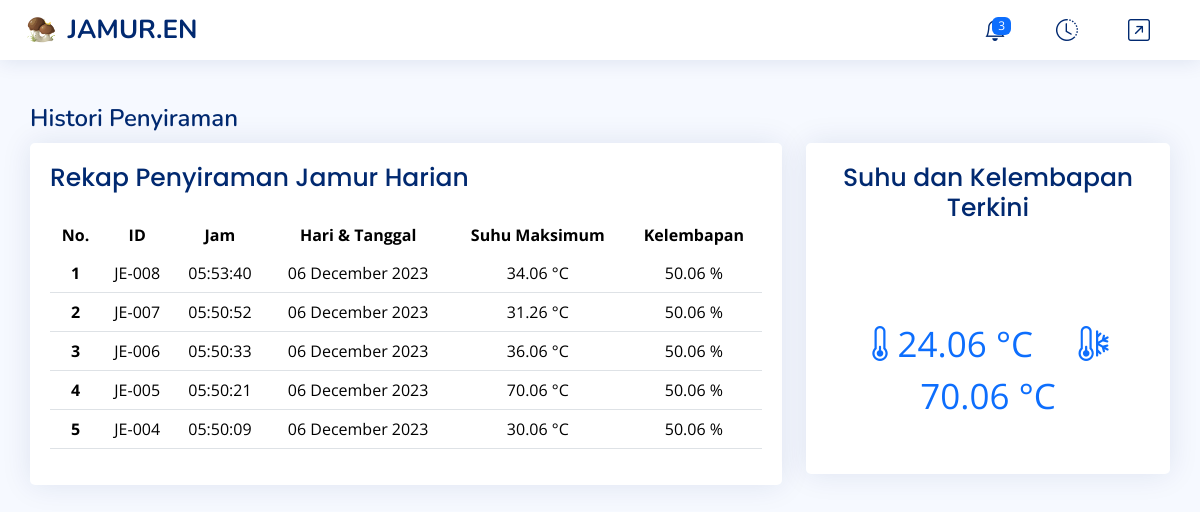
Screenshot of /dashboard.php (signed in) with the database file from the repository.
### tables this page shows
CREATE TABLE `riwayat` (
  `jamur_id` int(8) NOT NULL,
  `jamur_tanggal` timestamp NOT NULL DEFAULT current_timestamp(),
  `jamursuhu_max` varchar(5) NOT NULL,
  `kelembapan` varchar(5) NOT NULL
);

CREATE TABLE `realtime_data` (
  `suhu_id` int(7) NOT NULL,
  `waktu` timestamp NOT NULL DEFAULT current_timestamp(),
  `suhu` varchar(5) NOT NULL,
  `kelembapan` varchar(5) NOT NULL
);

### dashboard.php (the view, shortened to what this page needs)
<?php
include('config.php');
?>
<!DOCTYPE html>
<html lang="en">
<head>
  <link href="assets/vendor/bootstrap/css/bootstrap.min.css" rel="stylesheet">
  <link href="assets/vendor/bootstrap-icons/bootstrap-icons.css" rel="stylesheet">
  <link href="assets/vendor/boxicons/css/boxicons.min.css" rel="stylesheet">
  <link href="assets/vendor/quill/quill.snow.css" rel="stylesheet">
  <link href="assets/vendor/quill/quill.bubble.css" rel="stylesheet">
  <link href="assets/vendor/remixicon/remixicon.css" rel="stylesheet">
  <link href="assets/vendor/simple-datatables/style.css" rel="stylesheet">
  <link href="css/style.css" rel="stylesheet">
<body>
</head>
<body>
 <header id="header" class="header fixed-top d-flex align-items-center">
<div class="d-flex align-items-center justify-content-between">
  <a href="dashboard.php" class="logo d-flex align-items-center">
    <img src="assets/img/logo.png" alt="">
    <span>JAMUR.EN</span>
  </a>
</div>
<nav class="header-nav ms-auto">
  <ul class="d-flex align-items-center">
    <li class="nav-item dropdown">
      <a class="nav-link nav-icon" href="#" data-bs-toggle="dropdown">
        <span class="badge bg-primary badge-number">3</span>
          </a>
            <?php
                  $cek1 = mysqli_query($conn,"SELECT * FROM realtime_data ORDER BY waktu AND suhu DESC LIMIT 1");
                  while ($tampil = mysqli_fetch_assoc($cek1)){
                    $kelembapan = $tampil['kelembapan'];
                  ?>
            <?php } ?>
    </li>
    <li class="nav-item">
      <a class="nav-link nav-icon" href="dashboard.php">
        <i class="bi bi-clock-history"></i>
      </a>
    </li>
    <li class="nav-item">
      <a class="nav-link nav-icon" id="logout" href="logout.php" >
      <i class="bi bi-arrow-up-right-square"></i>
      </a>
    </li>
</nav>
</header>
  <main id="main" class="main">
    <div class="pagetitle">
      <h1>Histori Penyiraman</h1>
    </div>
    <section class="section dashboard">
      <div class="row">
        <div class="col-lg-8">
          <div class="row">
            <div class="col-12">
              <div class="card recent-sales overflow-auto">
                <div class="card-body">
                  <h6 class="card-title">Rekap Penyiraman Jamur Harian</h6>
              <table class="table table-hover">
                <thead>
                  <tr style="text-align: center">
                    <th scope="col">No.</th>
                    <th scope="col">ID</th>
                    <th scope="col">Jam</th>
                    <th scope="col">Hari & Tanggal</th>
                    <th scope="col">Suhu Maksimum</th>
                    <th scope="col">Kelembapan</th>
                  </tr>
                </thead>
                <tbody>
                <?php
$no = 1;
$cek1 = mysqli_query($conn, "SELECT * FROM riwayat ORDER BY jamur_tanggal DESC LIMIT 5");
while ($tampil = mysqli_fetch_assoc($cek1)) {
    $jamur_id = $tampil['jamur_id'];
    $jamur_tanggal = $tampil['jamur_tanggal'];
    $suhumax = $tampil['jamursuhu_max'];
    $kelembapan = $tampil['kelembapan'];
?>
    <tr style="text-align: center">
        <th scope="row"><?php echo $no++ ?></th>
        <td><?php echo 'JE-' . sprintf('%03d', $jamur_id) ?></td>
        <td><?php echo date('H:i:s', strtotime($jamur_tanggal)) ?></td>
        <td><?php echo date('d F Y', strtotime($jamur_tanggal)) ?></td>
        <td><?php echo $suhumax ?> °C</td>
        <td><?php echo $kelembapan ?> %</td>
    </tr>
<?php } ?>
                </tbody>
              </table>
                </div>
              </div>
            </div>
          </div>
        </div>
        <div class="col-lg-4">
          <div class="card" style="height: 89%">
            <div class="card-body"
            style="text-align: center">
              <h2 class="card-title">Suhu dan Kelembapan Terkini</h2>
                  <div style="font-size:35px">
                  <?php
                  $cek1 = mysqli_query($conn,"SELECT * FROM realtime_data ORDER BY waktu AND suhu DESC LIMIT 1");
                  while ($tampil = mysqli_fetch_assoc($cek1)){
                    $suhu = $tampil['suhu'];
                    $kelembapan = $tampil['kelembapan'];
                  ?>
                   <?php
                   if($suhu >= 30){
                   ?>
              <i class="bi bi-thermometer-high card-icon text-danger" style="font-size: 35px"> </i><a class="text-danger"><?php echo $suhu
                    ?> °C</a>
                  <?php
                   }elseif($suhu <= 30){
                   ?>
              <i class="bi bi-thermometer-low card-icon text-primary" style="font-size: 35px"></i><a class="text-primary"><?php echo $suhu
                    ?> °C</a>
                    <?php }} ?>
                   <?php
                   if($kelembapan <= 60){
                   ?>
                  <i class="bi bi-thermometer-sun text-danger card-icon" style="font-size: 35px;"></i>&nbsp;<a class="text-danger"><?php echo $kelembapan
                    ?> %</a>
                    <?php
                   }elseif($kelembapan >= 0){
                   ?>
              <i class="bi bi-thermometer-snow card-icon text-primary" style="font-size: 35px"></i><a class="text-primary"><?php echo $kelembapan
                    ?> °C</a>
<?php } ?>
            </div>
          </div>
        </div>
      </div>
    </section>
  </main>
</body>
</html>

### css/style.css (style rules this page uses)
:root { scroll-behavior: smooth; }
body { font-family: "Open Sans", sans-serif; background: #f6f9ff; color: #444444; }
a { color: #4154f1; text-decoration: none; }
h1, h2, h3, h4, h5, h6 { font-family: "Nunito", sans-serif; }
#main { margin-top: 60px; padding: 20px 30px; transition: all 0.3s; }
.pagetitle { margin-bottom: 10px; }
.pagetitle h1 { font-size: 24px; margin-bottom: 0; font-weight: 600; color: #012970; }
html, body { height: 100%; overflow: hidden; }
.card { margin-bottom: 30px; border: none; border-radius: 5px; box-shadow: 0px 0 30px rgba(1, 41, 112, 0.1); }
.card-title { padding: 20px 0 15px 0; font-size: 25px; font-weight: 500; color: #012970; font-family: "Poppins", sans-serif; }
.card-body { padding: 0 20px 20px 20px; }
.logo { line-height: 1; }
@media (min-width: 1200px) { .logo { width: 280px; } }
.logo img { max-height: 26px; margin-right: 6px; }
.logo span { font-size: 26px; font-weight: 700; color: #012970; font-family: "Nunito", sans-serif; }
.header { transition: all 0.5s; z-index: 997; height: 60px; box-shadow: 0px 2px 20px rgba(1, 41, 112, 0.1); background-color: #fff; padding-left: 20px; }
.header-nav ul { list-style: none; }
.header-nav>ul { margin: 0; padding: 0; }
.header-nav .nav-icon { font-size: 22px; color: #012970; margin-right: 50px; position: relative; }
.header-nav .badge-number { position: absolute; inset: -2px -5px auto auto; font-weight: normal; font-size: 12px; padding: 3px 6px; }
.dashboard .card-icon { font-size: 32px; line-height: 0; width: 64px; height: 64px; flex-shrink: 0; flex-grow: 0; }
.dashboard .recent-sales { font-size: 14px; }
.dashboard .recent-sales .table thead { background: #f6f6fe; }
.dashboard .recent-sales .table thead th { border: 0; }

### rows the page displays
riwayat: jamur_id "008", jamur_tanggal "05:53:40", jamur_tanggal "06 December 2023", jamursuhu_max "34.06", kelembapan "50.06"
riwayat: jamur_id "007", jamur_tanggal "05:50:52", jamur_tanggal "06 December 2023", jamursuhu_max "31.26", kelembapan "50.06"
riwayat: jamur_id "006", jamur_tanggal "05:50:33", jamur_tanggal "06 December 2023", jamursuhu_max "36.06", kelembapan "50.06"
riwayat: jamur_id "005", jamur_tanggal "05:50:21", jamur_tanggal "06 December 2023", jamursuhu_max "70.06", kelembapan "50.06"
riwayat: jamur_id "004", jamur_tanggal "05:50:09", jamur_tanggal "06 December 2023", jamursuhu_max "30.06", kelembapan "50.06"
realtime_data: suhu "24.06", kelembapan "70.06"
